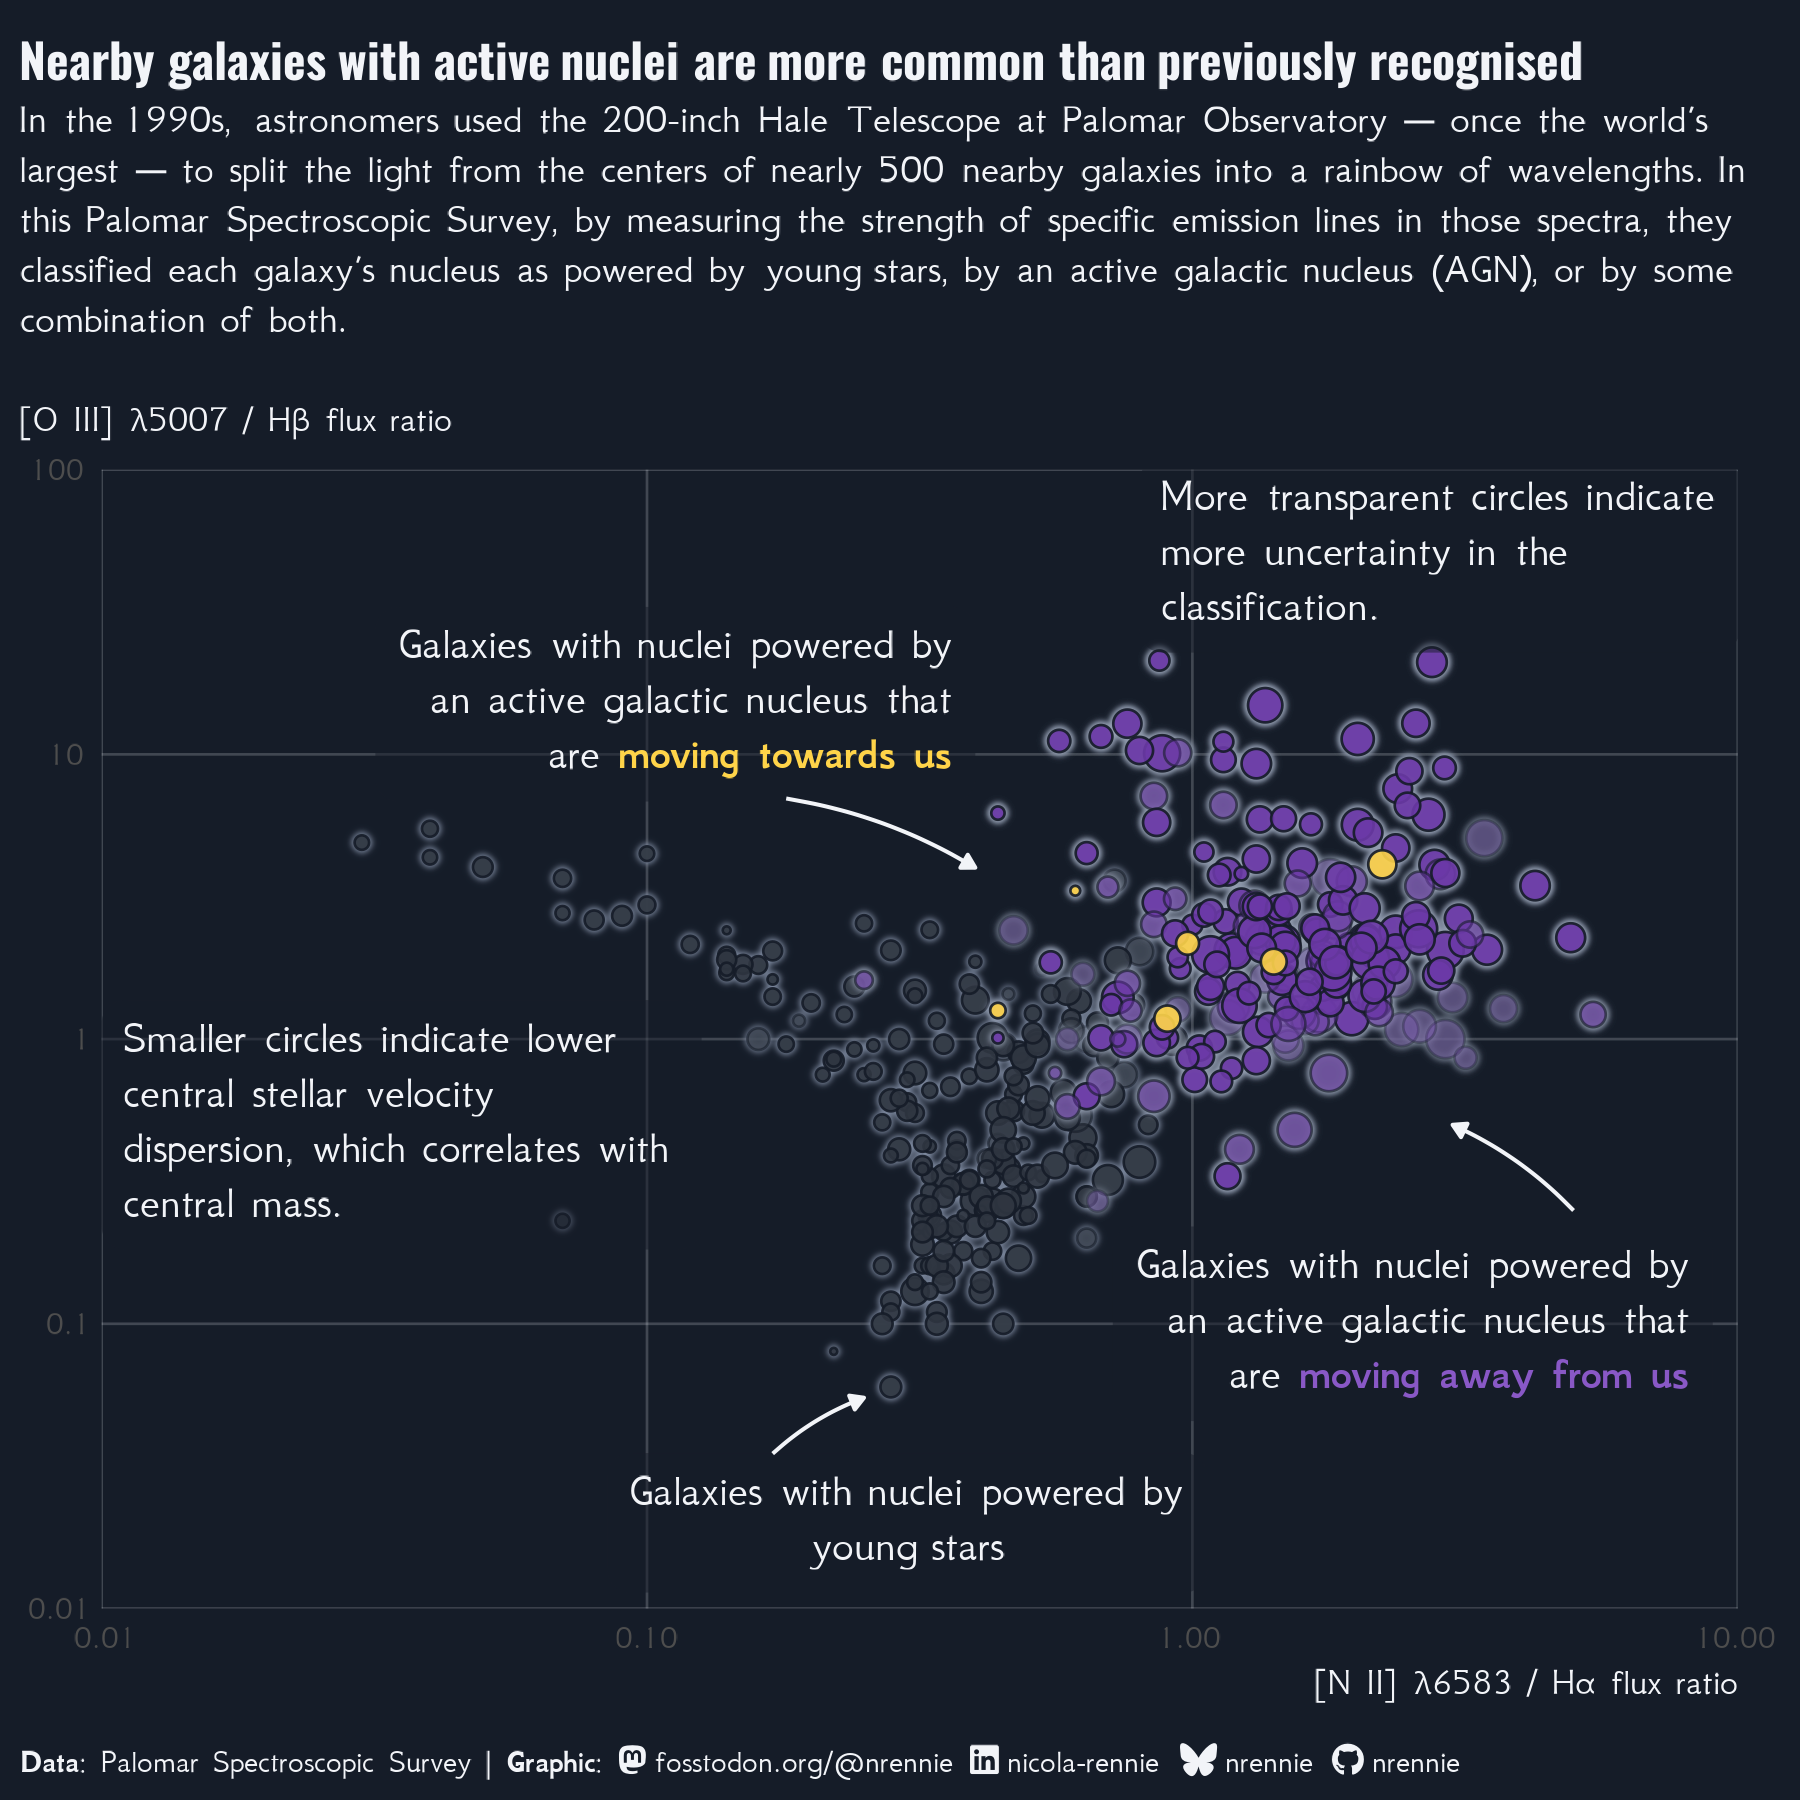

This figure's R source:
# Load packages -----------------------------------------------------------

library(tidyverse)
library(showtext)
library(ggtext)
library(nrBrand)
library(glue)
library(ggview)
library(ggfx)


# Load data ---------------------------------------------------------------

tuesdata <- tidytuesdayR::tt_load("2026-08-11")
palomar_emission_lines <- tuesdata$palomar_emission_lines
palomar_survey <- tuesdata$palomar_survey


# Load fonts --------------------------------------------------------------

font_add_google("Oswald")
font_add_google("GFS Neohellenic", "GFS")
showtext_auto()
showtext_opts(dpi = 300)
title_font <- "Oswald"
body_font <- "GFS"


# Define colours and fonts-------------------------------------------------

bg_col <- "#151C28"
text_col <- "#F2F4F8"


# Data wrangling ----------------------------------------------------------

plot_data <- palomar_survey |>
  select(
    galaxy_name, activity_type, classification_confidence,
    velocity_dispersion_km_s, helio_velocity_km_s,
    log_nii_ha, log_oiii_hb
  ) |>
  drop_na() |>
  mutate(classification_confidence_alpha = case_when(
    classification_confidence == "very uncertain" ~ 0.3,
    classification_confidence == "uncertain" ~ 0.6,
    classification_confidence == "confident" ~ 0.9
  )) |>
  arrange(desc(helio_velocity_km_s))


# Define text -------------------------------------------------------------

social <- nrBrand::social_caption(
  bg_colour = bg_col,
  icon_colour = text_col,
  font_colour = text_col,
  font_family = body_font
)
title <- "Nearby galaxies with active nuclei are more common than previously recognised"
st <- "In the 1990s, astronomers used the 200-inch Hale Telescope at Palomar Observatory — once the world's largest — to split the light from the centers of nearly 500 nearby galaxies into a rainbow of wavelengths. In this Palomar Spectroscopic Survey, by measuring the strength of specific emission lines in those spectra, they classified each galaxy's nucleus as powered by young stars, by an active galactic nucleus (AGN), or by some combination of both.<br><span style='font-size:9pt;'><br>[O III] λ5007 / Hβ flux ratio</span>"
cap <- source_caption(source = "Palomar Spectroscopic Survey", graphic = social, sep = " | ")


# Plot --------------------------------------------------------------------

chosen <- c("Seyfert", "Transition", "LINER")
annotate1 <- "Galaxies with nuclei powered by an active galactic nucleus that are <span style='color:#FFD449'>**moving towards us**</span>"
annotate2 <- "Galaxies with nuclei powered by an active galactic nucleus that are <span style='color:#8958C6'>**moving away from us**</span>"
annotate3 <- "Galaxies with nuclei powered by young stars"
annotate4 <- "Smaller circles indicate lower central stellar velocity dispersion, which correlates with central mass."
annotate5 <- "More transparent circles indicate more uncertainty in the classification."

ggplot(
  data = plot_data,
  mapping = aes(
    x = log_nii_ha,
    y = log_oiii_hb,
    size = velocity_dispersion_km_s,
    alpha = classification_confidence_alpha
  )
) +
  with_outer_glow(
    geom_point(
      fill = "#2f3540",
      colour = bg_col,
      pch = 21
    ),
    colour = "#7E8AA0",
    expand = 2
  ) +
  with_outer_glow(
    geom_point(
      data = filter(plot_data, activity_type %in% chosen),
      mapping = aes(fill = helio_velocity_km_s > 0),
      colour = bg_col,
      pch = 21
    ),
    colour = "#959FB1",
    expand = 2
  ) +
  geom_textbox(
    data = data.frame(
      x = c(0.4, 9, 0.3, 0.01, 0.8),
      y = c(15, 0.1, 0.02, 0.5, 50),
      hjust = c(1, 1, 0.5, 0, 0),
      label = c(annotate1, annotate2, annotate3, annotate4, annotate5)
    ),
    mapping = aes(
      x = x, y = y, label = label,
      hjust = hjust, halign = hjust
    ),
    fill = alpha(bg_col, 0.5),
    colour = text_col,
    box.colour = "transparent",
    inherit.aes = FALSE,
    family = body_font
  ) +
  # Arrows
  annotate("curve",
    x = 0.18, xend = 0.4,
    y = 7, yend = 4,
    arrow = arrow(
      length = unit(0.05, "inches"),
      type = "closed"
    ),
    curvature = -0.1,
    colour = text_col
  ) +
  annotate("curve",
    x = 5, xend = 3,
    y = 0.25, yend = 0.5,
    arrow = arrow(
      length = unit(0.05, "inches"),
      type = "closed"
    ),
    curvature = 0.1,
    colour = text_col
  ) +
  annotate("curve",
    x = 0.17, xend = 0.25,
    y = 0.035, yend = 0.055,
    arrow = arrow(
      length = unit(0.05, "inches"),
      type = "closed"
    ),
    curvature = -0.1,
    colour = text_col
  ) +
  # Styling
  scale_x_log10(
    breaks = c(0.01, 0.1, 1, 10),
    limits = c(0.01, 10),
    expand = expansion(0, 0)
  ) +
  scale_y_log10(
    breaks = c(0.01, 0.1, 1, 10, 100),
    labels = c(0.01, 0.1, 1, 10, 100),
    limits = c(0.01, 100),
    expand = expansion(0, 0)
  ) +
  scale_alpha_identity() +
  scale_fill_manual(
    values = c("#FFD449", "#6B39A7")
  ) +
  scale_size(range = c(0.5, 4)) +
  labs(
    x = "<span style='font-size:9pt;'>[N II] λ6583 / Hα flux ratio</span>",
    y = NULL,
    title = title,
    subtitle = st,
    caption = cap
  ) +
  theme_minimal(base_size = 10, base_family = body_font) +
  theme(
    legend.position = "none",
    plot.margin = margin(5, 15, 5, 5),
    plot.title.position = "plot",
    plot.caption.position = "plot",
    plot.background = element_rect(fill = bg_col, colour = bg_col),
    panel.background = element_rect(fill = bg_col, colour = bg_col),
    plot.title = element_textbox_simple(
      colour = text_col,
      hjust = 0,
      halign = 0,
      margin = margin(b = 5, t = 5),
      family = title_font,
      face = "bold",
      size = rel(1.15)
    ),
    plot.subtitle = element_textbox_simple(
      colour = text_col,
      hjust = 0,
      halign = 0,
      margin = margin(b = 13, t = 5),
      family = body_font,
      width = 1.04
    ),
    plot.caption = element_textbox_simple(
      colour = text_col,
      hjust = 0,
      halign = 0,
      margin = margin(b = 0, t = 10),
      family = body_font
    ),
    strip.text = element_textbox_simple(
      face = "bold",
      margin = margin(t = 10, b = 5),
      size = rel(0.9),
      colour = text_col
    ),
    panel.grid.minor = element_blank(),
    panel.grid.major.x = element_line(
      linewidth = 0.3,
      colour = alpha(text_col, 0.2)
    ),
    panel.grid.major.y = element_line(
      linewidth = 0.3,
      colour = alpha(text_col, 0.2)
    ),
    panel.spacing.x = unit(1.5, "lines"),
    axis.title.x = element_textbox_simple(
      halign = 1, colour = text_col,
      margin = margin(t = 3)
    )
  ) +
  canvas(
    width = 6, height = 6,
    units = "in", bg = bg_col,
    dpi = 300
  ) -> p


# Save --------------------------------------------------------------------

save_ggplot(
  plot = p,
  file = file.path("2026", "2026-08-11", paste0("20260811", ".png"))
)
